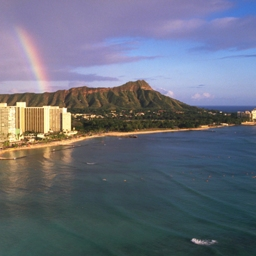
#> input picture Projects/python-machine-learning/3scenes/coast/coast_art294.jpg, 256 x 256 px; its folder holds only this picture in this run
$ python image_class_machine.py
#> lines starting #> are read from the running program, lines starting #| are printed output that depends on the picture
# -*- coding: utf-8 -*-
"""
Created on Thu Jan  9 22:34:43 2020

@author: jmallesh
"""
#Machine learning models
from sklearn.neighbors import KNeighborsClassifier
from sklearn.naive_bayes import GaussianNB
from sklearn.linear_model import LogisticRegression
from sklearn.svm import SVC
from sklearn.tree import DecisionTreeClassifier
from sklearn.ensemble import RandomForestClassifier
from sklearn.neural_network import MLPClassifier

#Convert texual labels into numbers.
from sklearn.preprocessing import LabelEncoder
from sklearn.model_selection import train_test_split
from sklearn.metrics import classification_report
#Basic image processing Libaray pillow/PIL
from PIL import Image
import numpy as np
import os
import argparse
from imutils import paths
#import cv2


def extract_color_stats(image):
    """
    Split the image into RGB chanels and create a feature vector with
    6 values.
    """
    (R, G, B) = image.split()
    features = [np.mean(R), np.mean(G), np.mean(B),
                np.std(R), np.std(G), np.std(B)]
    return features

#Add the argumnet parser and parse the args.
ap = argparse.ArgumentParser()
ap.add_argument('-m', '--model', type=str,
                default='knn', help="Enter machine learning model")
args = vars(ap.parse_args())

models = {
        'knn':KNeighborsClassifier(n_neighbors=1),
        'naive_bais':GaussianNB(),
        'logit':LogisticRegression(solver='lbfgs', multi_class='auto'),
        'svm':SVC(kernel='rbf', gamma='auto'),
         'tree':DecisionTreeClassifier(),
         'random_forest':RandomForestClassifier(n_estimators=100),
         'nn':MLPClassifier()
        }

#Extarct the image data from disk.

imagePaths = paths.list_images(r"D:\OneDrive - RadiSys Corporation\Learning\Machine learning\python-machine-learning\3scenes")
print("Current working dir:{}",format(os.getcwd()))
data = []
labels = []

for imagePath in imagePaths:
    image = Image.open(imagePath)
#> image is the input picture: PIL image 256x256 RGB; mean R, G, B 104.2, 109.1, 123.3
    features = extract_color_stats(image)
#> in extract_color_stats, `(R, G, B) = image.split()`:
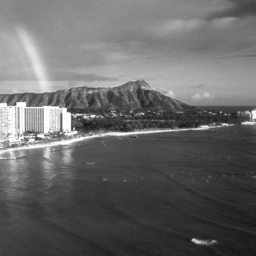
#> R: PIL image 256x256 L; min 23, max 255, mean 104.2
#> in extract_color_stats, `(R, G, B) = image.split()`:
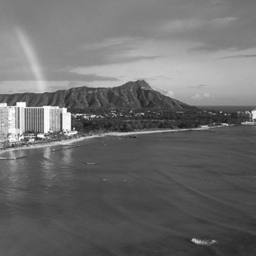
#> G: PIL image 256x256 L; min 26, max 255, mean 109.1
#> in extract_color_stats, `(R, G, B) = image.split()`:
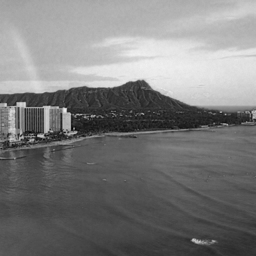
#> B: PIL image 256x256 L; min 1, max 241, mean 123.3
#> in extract_color_stats, `features = [np.mean(R), np.mean(G), np.mean(B), np.std(R), np.std(G), ..`: features = [104.2, 109.1, 123.3, 52.51, 43.14, 60.15]
#> features = [104.2, 109.1, 123.3, 52.51, 43.14, 60.15]
    data.append(features)

    label = imagePath.split(os.path.sep)[-2]
    labels.append(label)
#> pass 2 of the loop `for imagePath in imagePaths:`:
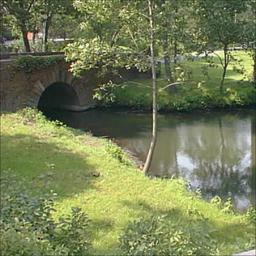
#> input picture Projects/python-machine-learning/3scenes/forest/forest_bost100.jpg, 256 x 256 px
#> image is the input picture: PIL image 256x256 RGB; mean R, G, B 116.6, 125.4, 85.3
#> in extract_color_stats (call 2), `(R, G, B) = image.split()`:
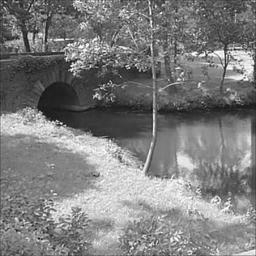
#> G: PIL image 256x256 L; min 15, max 255, mean 125.4
#> in extract_color_stats (call 2), `(R, G, B) = image.split()`:
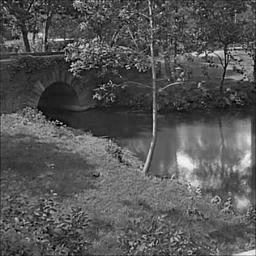
#> B: PIL image 256x256 L; min 0, max 252, mean 85.3
#> in extract_color_stats (call 2), `features = [np.mean(R), np.mean(G), np.mean(B), np.std(R), np.std(G), ..`: features = [116.6, 125.4, 85.34, 50.45, 50.1, 36.12]

#Encode the labels
le = LabelEncoder()
labels = le.fit_transform(labels)

(trainX, testX, trainY, testY) = train_test_split(data, labels,
 test_size=0.20)
#> trainX = [[104.2, 109.1, 123.3, 52.51, 43.14, 60.15]]; testX = [[116.6, 125.4, 85.34, 50.45, 50.1, 36.12]]; trainY = [0]; testY = [1]

print("Machine learning algorith used to model: {}".format(args['model']))
model = models[args['model']]
model.fit(testX, testY)


predications = model.predict(testX)
#> predications = [1]
#> (the run stopped early here; a loop or call above may not have finished)
